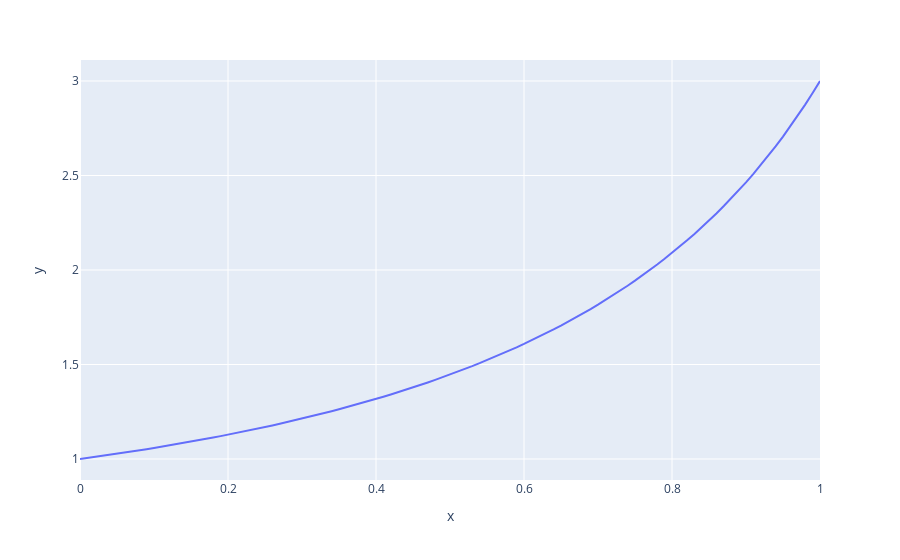

Write notebook code for a chart like this one.
### Markdown cell above
# Задание 3: Решение краевой задачи

### Code cell
# Краевые условия
x0 = 0
y0 = 1
x1 = 1
y1 = 3

# Количество отрезков и шаг по x
N = 100
step = (x1 - x0) / (N)

# Массив x
x = linspace(x0, x1, N + 1)

# Функция генераци якобиана для уравнения y'' - y^3 = x^2, при замене второй производной по разностной схеме для всех точек x
# y - Массив текущих приближённых значений 
def jacobian(*y):
    N = len(y)
    res = []
    res.append([1] + [0] * (N - 1))
    for i in range(1, N - 1):
        res.append([0] * (i - 1) + [1 / step**2] + [-2/step**2 - 3 * y[i]**2]  + [1/step**2] + [0] * (N - i - 2))
    res.append([0] * (N - 1) + [1])
    return res

# Функция для генерации n - ой функции в системе нелинейных уравнений при разложении по разностной схеме.
def f(n):
    if n == 0:
        def resf(*y):
            return y[0] - y0
    elif n == N:
        def resf(*y):
            return y[n] - y1
    else:
        def resf(*y):
            return (y[n - 1] + -2 * y[n] + y[n + 1]) / step**2 - y[n]**3 - x[n]**2
    return resf

funcs = [f(i) for i in range(N + 1)]

def starty(x):
    return 2 * x + 1 # Удовлетворяет краевым условиям

y = [starty(xp) for xp in x]

res, iters = NewtonSystem(jacobian, funcs, y, maxIter=30, epsilon=1e-15)
print("Число итераций: {iters}")
fig = px.line(x=x, y=res)

fig.show()

### Figure 1 — Plotly figure (JSON) as saved in the notebook; plotly's stock layout.template omitted (floating-point values rounded to 4 significant figures)
{"data": [{"hovertemplate": "x=%{x}<br>y=%{y}<extra></extra>", "legendgroup": "", "line": {"color": "#636efa", "dash": "solid"}, "marker": {"symbol": "circle"}, "mode": "lines", "name": "", "orientation": "v", "showlegend": false, "type": "scatter", "x": [0, 0.01, 0.02, 0.03, 0.04, 0.05, 0.06, 0.07, 0.08, 0.09, 0.1, 0.11, 0.12, 0.13, 0.14, 0.15, 0.16, 0.17, 0.18, 0.19, 0.2, 0.21, 0.22, 0.23, 0.24, 0.25, 0.26, 0.27, 0.28, 0.29, 0.3, 0.31, 0.32, 0.33, 0.34, 0.35, 0.36, 0.37, 0.38, 0.39, 0.4, 0.41, 0.42, 0.43, 0.44, 0.45, 0.46, 0.47, 0.48, 0.49, 0.5, 0.51, 0.52, 0.53, 0.54, 0.55, 0.56, 0.57, 0.58, 0.59, 0.6, 0.61, 0.62, 0.63, 0.64, 0.65, 0.66, 0.67, 0.68, 0.69, 0.7, 0.71, 0.72, 0.73, 0.74, 0.75, 0.76, 0.77, 0.78, 0.79, 0.8, 0.81, 0.82, 0.83, 0.84, 0.85, 0.86, 0.87, 0.88, 0.89, 0.9, 0.91, 0.92, 0.93, 0.94, 0.95, 0.96, 0.97, 0.98, 0.99, 1], "xaxis": "x", "y": [1, 1.005, 1.011, 1.016, 1.022, 1.028, 1.034, 1.04, 1.046, 1.052, 1.058, 1.065, 1.071, 1.078, 1.085, 1.092, 1.099, 1.106, 1.113, 1.121, 1.129, 1.136, 1.144, 1.152, 1.161, 1.169, 1.178, 1.187, 1.195, 1.205, 1.214, 1.223, 1.233, 1.243, 1.253, 1.263, 1.274, 1.284, 1.295, 1.307, 1.318, 1.33, 1.342, 1.354, 1.366, 1.379, 1.392, 1.405, 1.419, 1.433, 1.447, 1.461, 1.476, 1.491, 1.507, 1.523, 1.539, 1.556, 1.573, 1.591, 1.609, 1.627, 1.646, 1.666, 1.685, 1.706, 1.727, 1.748, 1.771, 1.793, 1.817, 1.841, 1.865, 1.891, 1.917, 1.943, 1.971, 2.0, 2.029, 2.059, 2.09, 2.122, 2.156, 2.19, 2.225, 2.262, 2.299, 2.338, 2.379, 2.421, 2.464, 2.509, 2.555, 2.604, 2.654, 2.706, 2.76, 2.816, 2.875, 2.936, 3], "yaxis": "y"}], "layout": {"legend": {"tracegroupgap": 0}, "margin": {"t": 60}, "xaxis": {"anchor": "y", "domain": [0, 1], "title": {"text": "x"}}, "yaxis": {"anchor": "x", "domain": [0, 1], "title": {"text": "y"}}}}
